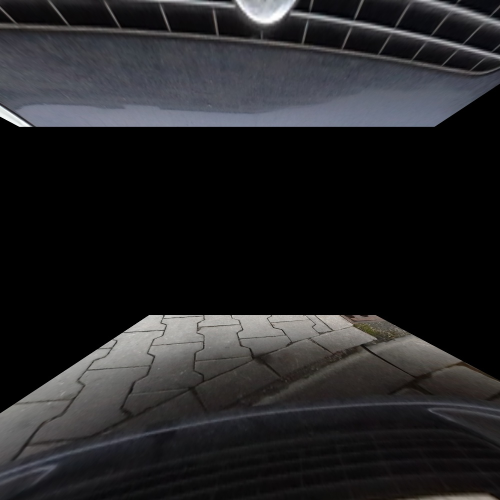
#> input picture project_template_2020/output.jpg, 1000 x 1000 px (shown at 1/2 size); its folder holds only this picture in this run
$ python Nazwisko_Imie.py . out.png   (older library calls are emulated)
#> lines starting #> are read from the running program, lines starting #| are printed output that depends on the picture; after the words box and inside, x2 and y2 are one past the last pixel; in counts of white or black regions, pixels touching at a corner belong together
#> in main, image is the input picture: shape (1000, 1000, 3); mean B, G, R 37.5, 35.7, 35.9
#| image.shape: (1000, 1000, 3)
### project_template_2020/processing/utils.py
import numpy as np
import cv2 as cv
import os
from skimage import measure

not_det = 0

def find_plate(img):

    to_ret = img.copy()
    gray = cv.cvtColor(img, cv.COLOR_BGR2GRAY)
    # blurred = cv.medianBlur(gray, 1)
    _, thresh = cv.threshold(gray, 140, 255, cv.THRESH_BINARY_INV)
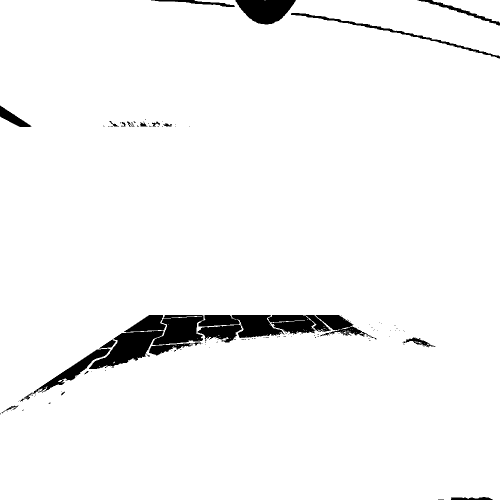
#> thresh: shape (1000, 1000) (shown at 1/2 size); 96.4% white; 123 black regions (98 under 20 px)
    contours, _ = cv.findContours(thresh, cv.RETR_TREE, cv.CHAIN_APPROX_SIMPLE)
#> contours = 246 contours, 221 with area under 20; largest, box (x1, y1, x2, y2) and area: (0, 0, 1000, 1000) 985361, (177, 660, 328, 739) 5258, (396, 629, 569, 677) 4595, (304, 629, 408, 691) 4358, (46, 696, 222, 800) 2892
    hull = []
    for cnt in contours: hull.append(cv.convexHull(cnt))
#> this loop made 246 passes
#> cnt on passes 2, 4, 5: [[529, 0], [530, 0]], [[0, 829], [1, 828], [2, 829], [1, 830]], [[3, 826], [4, 825], [5, 826], [4, 827]]
#> after the loop, hull = 246 contours, 219 with area under 20; largest, box (x1, y1, x2, y2) and area: (0, 0, 1000, 1000) 994210, (177, 660, 328, 739) 6352, (396, 629, 569, 677) 6240, (304, 629, 408, 691) 5212, (46, 696, 222, 800) 3692
    cnts = sorted(hull, key=cv.contourArea, reverse=True)[:10]
#> cnts = 10 contours; largest, box (x1, y1, x2, y2) and area: (0, 0, 1000, 1000) 994210, (177, 660, 328, 739) 6352, (396, 629, 569, 677) 6240, (304, 629, 408, 691) 5212, (46, 696, 222, 800) 3692
    box = None

    for i in range(len(cnts)):
        epsilon = 0.02 * cv.arcLength(cnts[i], True)
        apprx = cv.approxPolyDP(cnts[i], epsilon, True)
        if len(apprx) == 4:
            x, y, w, h = cv.boundingRect(apprx)
            if 2.5 <= w/h <= 7.5 and w >= img.shape[0]/3 and w < img.shape[0]:
                box = apprx
                break
#> this loop made 10 passes
#> (epsilon, apprx, x, y, w, h) on passes 1, 2, 4, 5, 6: (79.06, [[999, 51], [999, 999], [0, 999], [0, 0]], 0, 0, 1000, 1000), (7.3, [[327, 661], [290, 714], [177, 737], [243, 665]], 177, 661, 151, 77), (5.93, [[304, 689], [330, 629], [407, 630], [404, 682]], 304, 629, 104, 61), (8.25, [[221, 698], [146, 759], [46, 797], [193, 698]], 46, 698, 176, 100), (5.34, [[630, 630], [677, 629], [740, 672], [641, 672]], 630, 629, 111, 44)
#> epsilon on passes 3, 8, 9, 10: 7.64, 4.57, 4.23, 4.05

    p0, p2, p3, p1 = box[0][0], box[1][0], box[2][0], box[3][0]
    corn = []
    dict = {}
    dict[sum(p0)] = p0
    dict[sum(p1)] = p1
    dict[sum(p2)] = p2
    dict[sum(p3)] = p3
    srt_crn = sorted(dict)

    for idx in range(4):
        corn.append(dict[srt_crn[idx]])

    p0 = [corn[0][0], corn[0][1] - 20]
    p1 = [corn[2][0], corn[2][1] - 20]
    p2 = [corn[1][0], corn[1][1] + 20]
    p3 = [corn[3][0], corn[3][1] + 20]

    rect = np.array([p0, p1, p2, p3], np.float32)
    dst = np.array([[0, 0], [600, 0], [0, 150], [600, 150]], np.float32)
    M = cv.getPerspectiveTransform(rect, dst)
    warped_clean = cv.warpPerspective(to_ret, M, (600, 150))

    return warped_clean


def adaptive_find_plate(img):
    to_ret = img.copy()
    gray = cv.cvtColor(img, cv.COLOR_BGR2GRAY)
    blurred = cv.medianBlur(gray, 7)
    thresh = cv.adaptiveThreshold(blurred, 255, cv.ADAPTIVE_THRESH_GAUSSIAN_C, cv.THRESH_BINARY_INV, 11, 2)
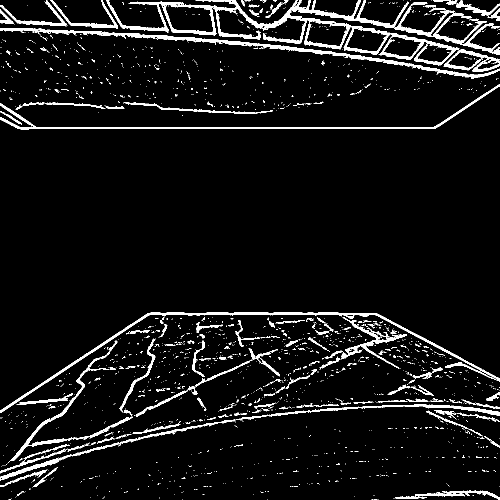
#> thresh: shape (1000, 1000) (shown at 1/2 size); 6.6% white; 1909 white regions (1747 under 20 px)
    contours, _ = cv.findContours(thresh, cv.RETR_TREE, cv.CHAIN_APPROX_SIMPLE)
#> contours = 2242 contours, 2126 with area under 20; largest, box (x1, y1, x2, y2) and area: (212, 0, 919, 131) 20536, (0, 56, 1000, 158) 4664, (0, 625, 1000, 826) 4242, (330, 8, 428, 66) 4098, (0, 168, 1000, 259) 3524
    hull = []
    for cnt in contours: hull.append(cv.convexHull(cnt))
#> this loop made 2242 passes
#> cnt on passes 1 to 3: [[756, 999]], [[747, 999], [754, 999]], [[535, 999]]
#> after the loop, hull = 2242 contours, 2083 with area under 20; largest, box (x1, y1, x2, y2) and area: (0, 625, 1000, 826) 123103, (0, 168, 1000, 259) 64573, (212, 0, 919, 131) 59352, (0, 56, 1000, 158) 22627, (788, 4, 1000, 110) 12370
    cnts = sorted(hull, key=cv.contourArea, reverse=True)[:10]
#> cnts = 10 contours; largest, box (x1, y1, x2, y2) and area: (0, 625, 1000, 826) 123103, (0, 168, 1000, 259) 64573, (212, 0, 919, 131) 59352, (0, 56, 1000, 158) 22627, (788, 4, 1000, 110) 12370
    box = None

    for i in range(len(cnts)):
        epsilon = 0.02 * cv.arcLength(cnts[i], True)
        apprx = cv.approxPolyDP(cnts[i], epsilon, True)
        if len(apprx) == 4:
            x, y, w, h = cv.boundingRect(apprx)
            if 2.5 <= w / h <= 7.5 and w >= img.shape[0] / 3 and w < img.shape[0]:
                box = apprx
                break
#> this loop made 10 passes
#> (epsilon, apprx, x, y, w, h) on passes 1, 7, 10: (42, [[999, 757], [0, 825], [301, 625], [751, 626]], 0, 625, 1000, 201), (8.04, [[685, 634], [812, 668], [798, 736], [682, 716]], 682, 634, 131, 103), (6.55, [[235, 57], [143, 51], [101, 0], [204, 0]], 101, 0, 135, 58)
#> (epsilon, apprx) on passes 2, 4, 6, 8, 9: (41.3, [[999, 168], [868, 257], [0, 238]]), (40.34, [[0, 56], [999, 140]]), (21.3, [[999, 824], [472, 839]]), (19.61, [[470, 839], [0, 961]]), (12.38, [[219, 702], [217, 739], [15, 926]])

    p0, p2, p3, p1 = box[0][0], box[1][0], box[2][0], box[3][0]
    corn = []
    dict = {}
    dict[sum(p0)] = p0
    dict[sum(p1)] = p1
    dict[sum(p2)] = p2
    dict[sum(p3)] = p3
    srt_crn = sorted(dict)

    for idx in range(4):
        corn.append(dict[srt_crn[idx]])

    p0 = [corn[0][0], corn[0][1]]
    p1 = [corn[2][0], corn[2][1]]
    p2 = [corn[1][0], corn[1][1]]
    p3 = [corn[3][0], corn[3][1]]

    rect = np.array([p0, p1, p2, p3], np.float32)
    dst = np.array([[0, 0], [600, 0], [0, 150], [600, 150]], np.float32)
    M = cv.getPerspectiveTransform(rect, dst)
    warped_clean = cv.warpPerspective(to_ret, M, (600, 150))

    return warped_clean


# [93 lines left out: functions thresh_chars, segment, compare, perf_comparison, not called in this run]


def perform_processing(image: np.ndarray) -> str:
    print(f'image.shape: {image.shape}')
    # TODO: add image processing here
    global not_det


    try:
        plate = find_plate(image)
    except:
        recognition = '???????'
    else:
        threshed = thresh_chars(plate)
        # cv.imshow('detected plate', threshed)
        try:
            segmented = segment(threshed, plate)
            recognition = perf_comparison(segmented)
        except:
            recognition = '???????'

    if len(recognition) != 7 or recognition == '???????':
        try:
            plate = adaptive_find_plate(image)
        except:
            recognition = '???????'
            not_det += 1

        else:
            threshed = thresh_chars(plate)
            # cv.imshow('detected plate_ADAPT******', threshed)
            try:
                segmented = segment(threshed, plate)
                recognition = perf_comparison(segmented)
            except:
                recognition = '???????'
                not_det += 1


    if len(recognition) < 7:
        not_det += 1
        for i in range(7 - len(recognition)):
            recognition += '?'
    elif len(recognition) > 7:
        not_det += 1
        rec = recognition
        recognition = rec[(len(rec)-7):]

    print('recognition ', recognition)
    cv.waitKey()
    print('not detected: ', not_det)

    return recognition

### project_template_2020/Nazwisko_Imie.py
import argparse
import json
from pathlib import Path

import cv2

from processing.utils import perform_processing


def main():
    parser = argparse.ArgumentParser()
    parser.add_argument('images_dir', type=str)
    parser.add_argument('results_file', type=str)
    args = parser.parse_args()

    images_dir = Path(args.images_dir)
    results_file = Path(args.results_file)

    images_paths = sorted([image_path for image_path in images_dir.iterdir() if image_path.name.endswith('.jpg')])
    results = {}
    for image_path in images_paths:
        image = cv2.imread(str(image_path))
        if image is None:
            print(f'Error loading image {image_path}')
            continue

        results[image_path.name] = perform_processing(image)

    with results_file.open('w') as output_file:
        json.dump(results, output_file, indent=4)


if __name__ == '__main__':
    main()
